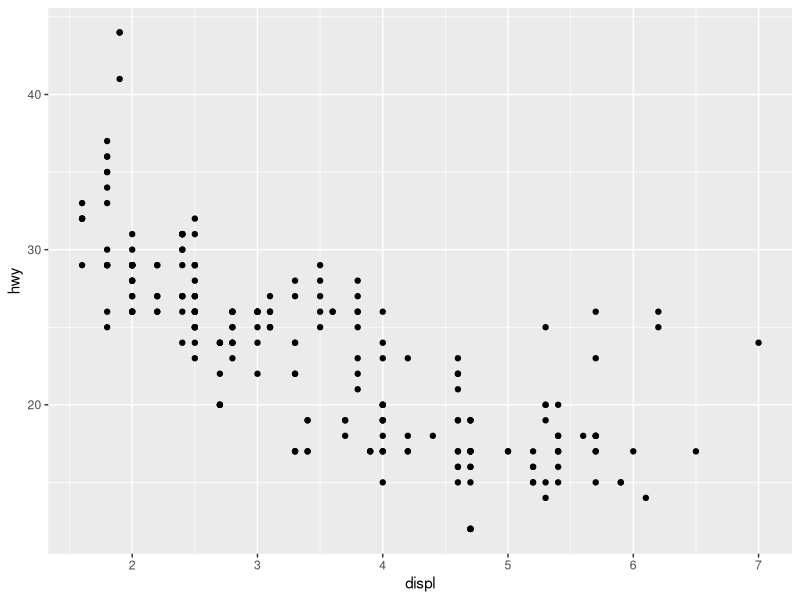
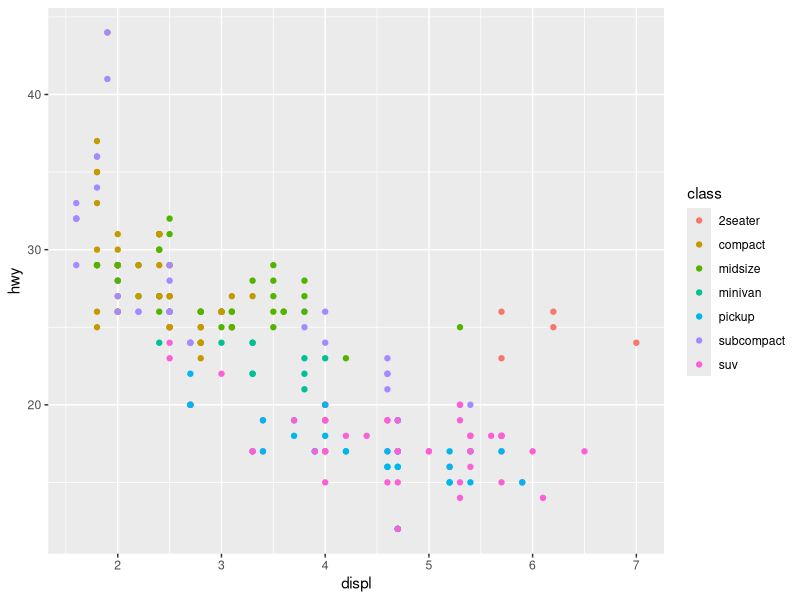
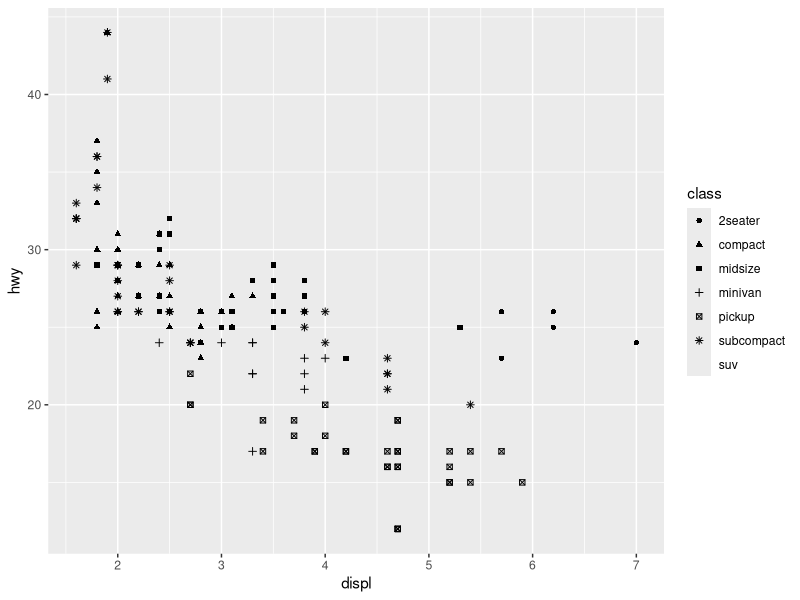
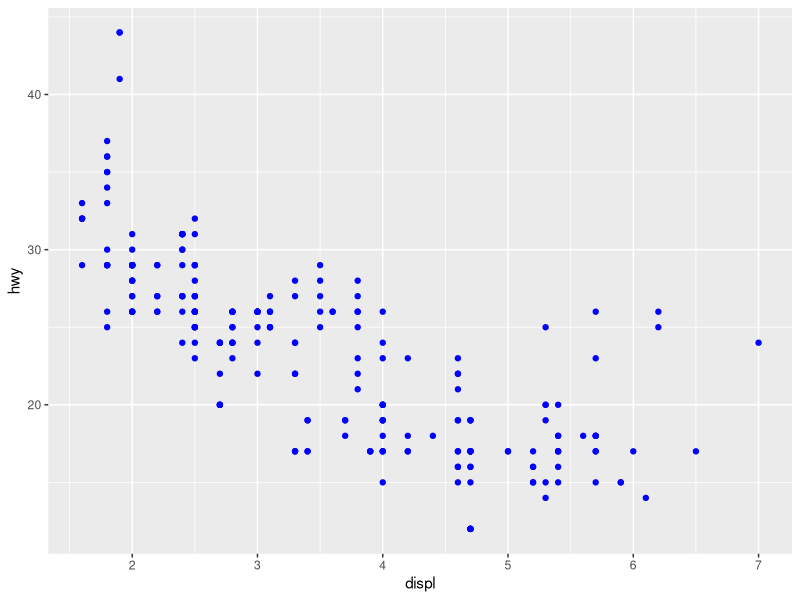

Generate these figures, in order, with R:
# Practice with Week 3 Videos
# load libraries and datasets to use
library(tidyverse)
data(mpg)
View(mpg)

# what's the relationship between Engine Size ('displ') and mpg ('hwy')?

ggplot(data = mpg) + 
  geom_point(mapping = aes(x = displ, y = hwy))

# this yields a 'negative' relationship: bigger engine = less mpg

# practice creating a ggplot with different mappings
# color
ggplot(data = mpg) + 
  geom_point(mapping = aes(x = displ, y = hwy, color = class))

# shape
ggplot(data = mpg) + 
  geom_point(mapping = aes(x = displ, y = hwy, shape = class))

# practice with Set vs. Mapping
# Set goes OUTSIDE the aesthetic when dealing with variables
# Set goes INSIDE the aesthetic to make a specific group, called what you call it
# INSIDE = mapping to something
# OUTSIDE = setting characteristics for the entire layer
ggplot(data = mpg) + 
  geom_point(mapping = aes(x = displ, y = hwy), color = "blue")
